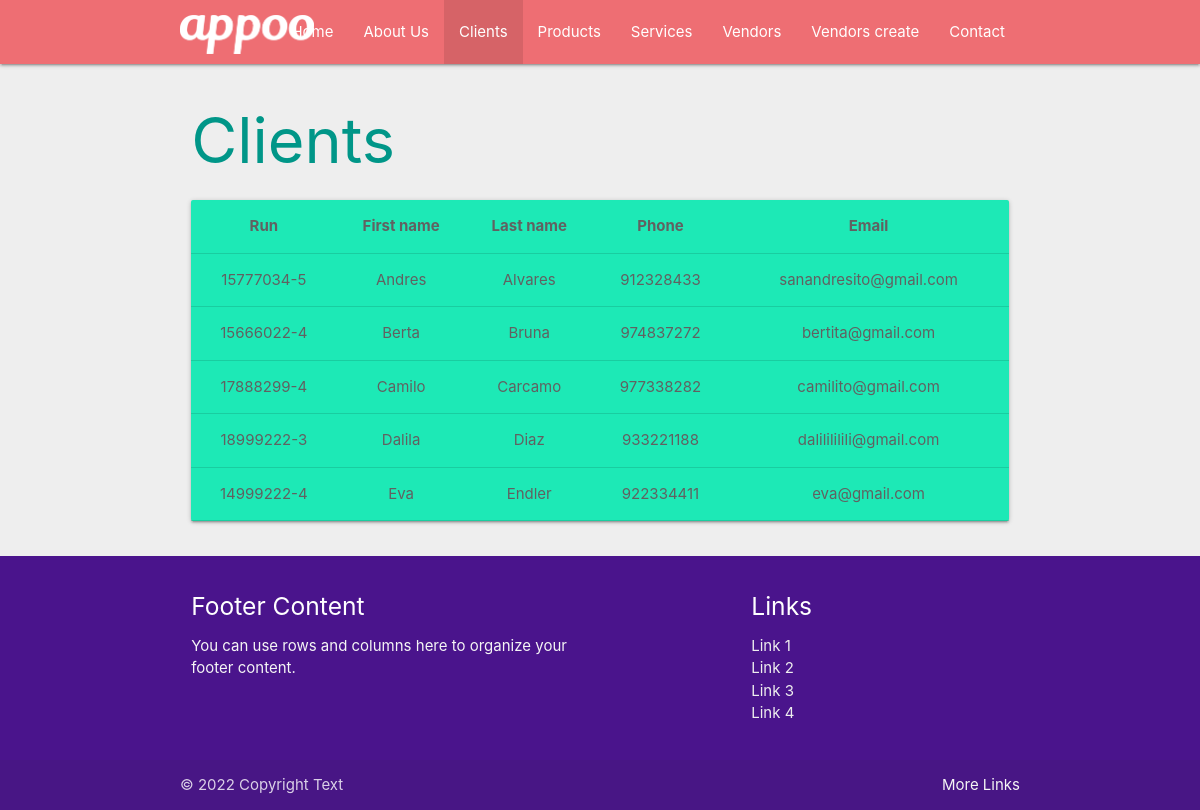
The app's page /clients with its own data.
### store/models.py (models this page shows)
class Client(models.Model):
    run = models.CharField(max_length=100)
    fname = models.CharField(max_length=100)
    lname = models.CharField(max_length=100)
    phone = models.CharField(max_length=100)
    email = models.CharField(max_length=100)

### store/views.py (the view)
# urls.py: path('clients',views.clients),
def clients(request):
    query_results = Client.objects.all()
    return render(request,"store/clients.html",{'nbar':'clients', 'query_results':query_results})

### store/templates/store/clients.html (shortened to what this page needs)
{% extends 'store/base-store.html' %}
{% load static %}
{% block content %}
<div class="container">
    <div class="row">
        <div class="col s12">
            <h1 class="teal-text text-darken-0">Clients</h1>
            <table class="grey-text text-darken-2 teal accent-3 card responsive-table centered highlight">
                <thead>
                    <tr>
                        <th>Run</th>
                        <th>First name</th>
                        <th>Last name</th>
                        <th>Phone</th>
                        <th>Email</th>
                    </tr>
                </thead>
                <body>
                    {% for item in query_results %}
                    <tr>
                        <td>{{ item.run }}</td>
                        <td>{{ item.fname }}</td>
                        <td>{{ item.lname }}</td>
                        <td>{{ item.phone }}</td>
                        <td>{{ item.email }}</td>
                    </tr>
                    {% endfor %}
                </body>
            </table>
        </div>
    </div>
</div>
{% endblock %}

### records on screen
Client: run "15777034-5", fname "Andres", lname "Alvares", phone "912328433", email "sanandresito@gmail.com"
Client: run "15666022-4", fname "Berta", lname "Bruna", phone "974837272", email "bertita@gmail.com"
Client: run "17888299-4", fname "Camilo", lname "Carcamo", phone "977338282", email "camilito@gmail.com"
Client: run "18999222-3", fname "Dalila", lname "Diaz", phone "933221188", email "dalilililili@gmail.com"
Client: run "14999222-4", fname "Eva", lname "Endler", phone "922334411", email "eva@gmail.com"
